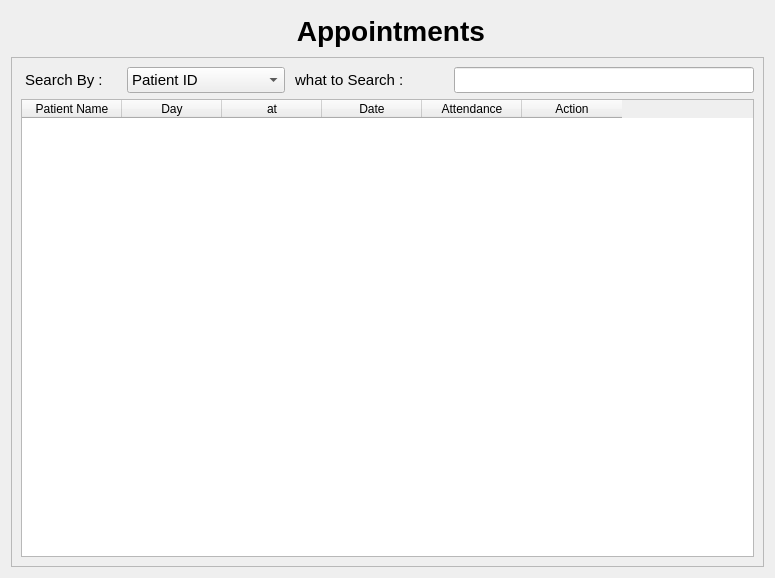
<?xml version="1.0" encoding="UTF-8"?>
<ui version="4.0">
 <class>Form</class>
 <widget class="QWidget" name="Form">
  <property name="geometry">
   <rect>
    <x>0</x>
    <y>0</y>
    <width>775</width>
    <height>578</height>
   </rect>
  </property>
  <property name="windowTitle">
   <string>Appointments</string>
  </property>
  <property name="windowIcon">
   <iconset>
    <normaloff>icons/005-add.png</normaloff>icons/005-add.png</iconset>
  </property>
  <layout class="QVBoxLayout" name="verticalLayout_3">
   <item>
    <widget class="QPushButton" name="pushButton_2">
     <property name="font">
      <font>
       <pointsize>21</pointsize>
       <weight>75</weight>
       <bold>true</bold>
      </font>
     </property>
     <property name="text">
      <string> Appointments</string>
     </property>
     <property name="icon">
      <iconset>
       <normaloff>icons/005-add.png</normaloff>icons/005-add.png</iconset>
     </property>
     <property name="iconSize">
      <size>
       <width>30</width>
       <height>30</height>
      </size>
     </property>
     <property name="flat">
      <bool>true</bool>
     </property>
    </widget>
   </item>
   <item>
    <widget class="QScrollArea" name="scrollArea">
     <property name="font">
      <font>
       <pointsize>11</pointsize>
      </font>
     </property>
     <property name="widgetResizable">
      <bool>true</bool>
     </property>
     <widget class="QWidget" name="scrollAreaWidgetContents">
      <property name="geometry">
       <rect>
        <x>0</x>
        <y>0</y>
        <width>751</width>
        <height>496</height>
       </rect>
      </property>
      <layout class="QVBoxLayout" name="verticalLayout_2">
       <item>
        <layout class="QHBoxLayout" name="horizontalLayout_8">
         <item>
          <widget class="QLabel" name="label">
           <property name="maximumSize">
            <size>
             <width>100</width>
             <height>16777215</height>
            </size>
           </property>
           <property name="text">
            <string> Search By : </string>
           </property>
          </widget>
         </item>
         <item>
          <widget class="QComboBox" name="comboBox">
           <property name="maximumSize">
            <size>
             <width>300</width>
             <height>16777215</height>
            </size>
           </property>
           <item>
            <property name="text">
             <string>Patient ID</string>
            </property>
           </item>
           <item>
            <property name="text">
             <string>Patient Name</string>
            </property>
           </item>
          </widget>
         </item>
         <item>
          <widget class="QLabel" name="label_2">
           <property name="text">
            <string> what to Search :</string>
           </property>
          </widget>
         </item>
         <item>
          <widget class="QLineEdit" name="lineEdit">
           <property name="maximumSize">
            <size>
             <width>300</width>
             <height>16777215</height>
            </size>
           </property>
          </widget>
         </item>
        </layout>
       </item>
       <item>
        <layout class="QHBoxLayout" name="horizontalLayout_2">
         <item>
          <widget class="QTableWidget" name="tableWidget">
           <property name="styleSheet">
            <string notr="true">border-color: rgb(152, 152, 152);</string>
           </property>
           <column>
            <property name="text">
             <string>Patient Name</string>
            </property>
           </column>
           <column>
            <property name="text">
             <string>Day</string>
            </property>
           </column>
           <column>
            <property name="text">
             <string>at</string>
            </property>
           </column>
           <column>
            <property name="text">
             <string>Date</string>
            </property>
           </column>
           <column>
            <property name="text">
             <string>Attendance</string>
            </property>
           </column>
           <column>
            <property name="text">
             <string>Action</string>
            </property>
           </column>
          </widget>
         </item>
        </layout>
       </item>
      </layout>
     </widget>
    </widget>
   </item>
  </layout>
 </widget>
 <resources/>
 <connections/>
</ui>
